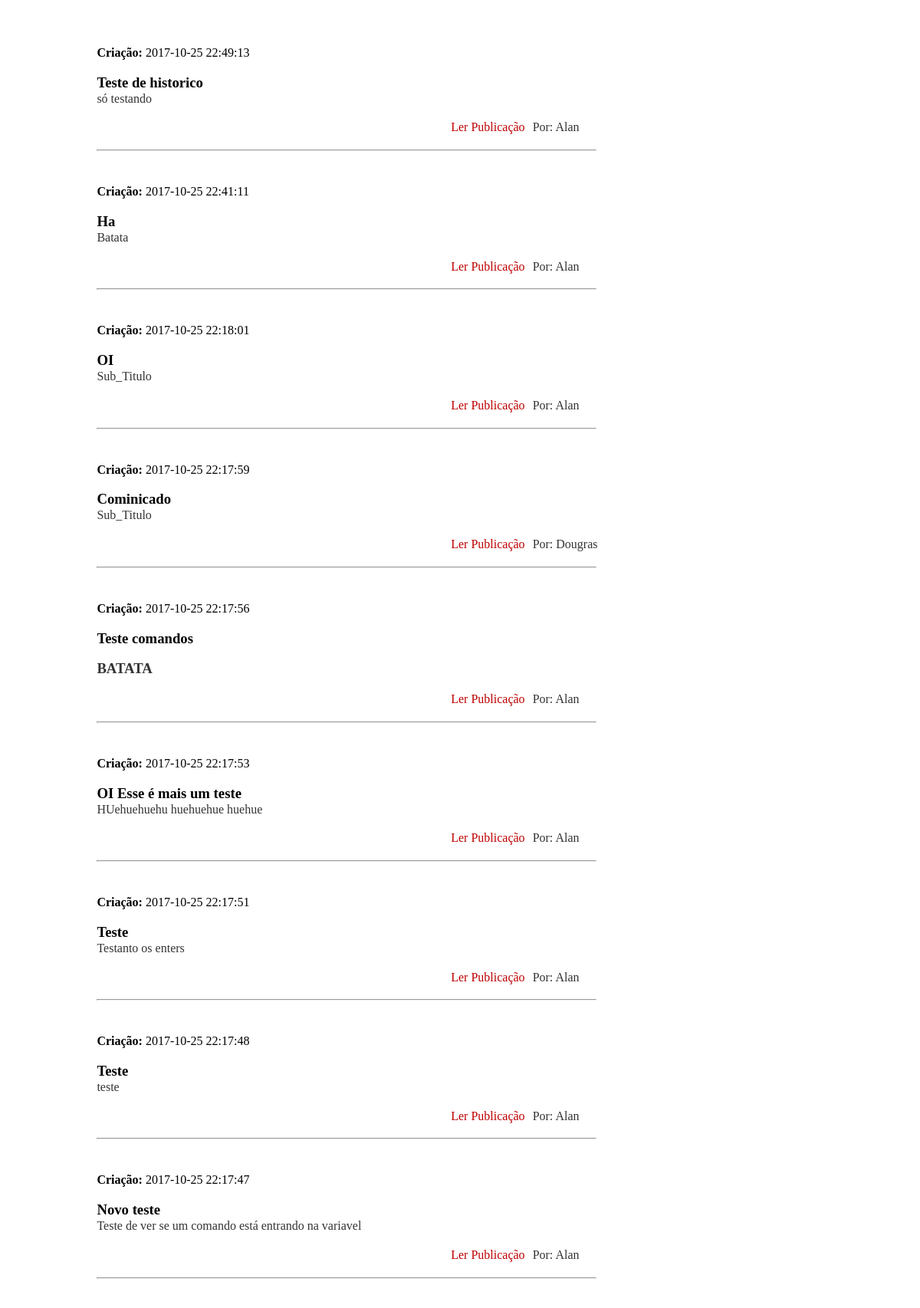
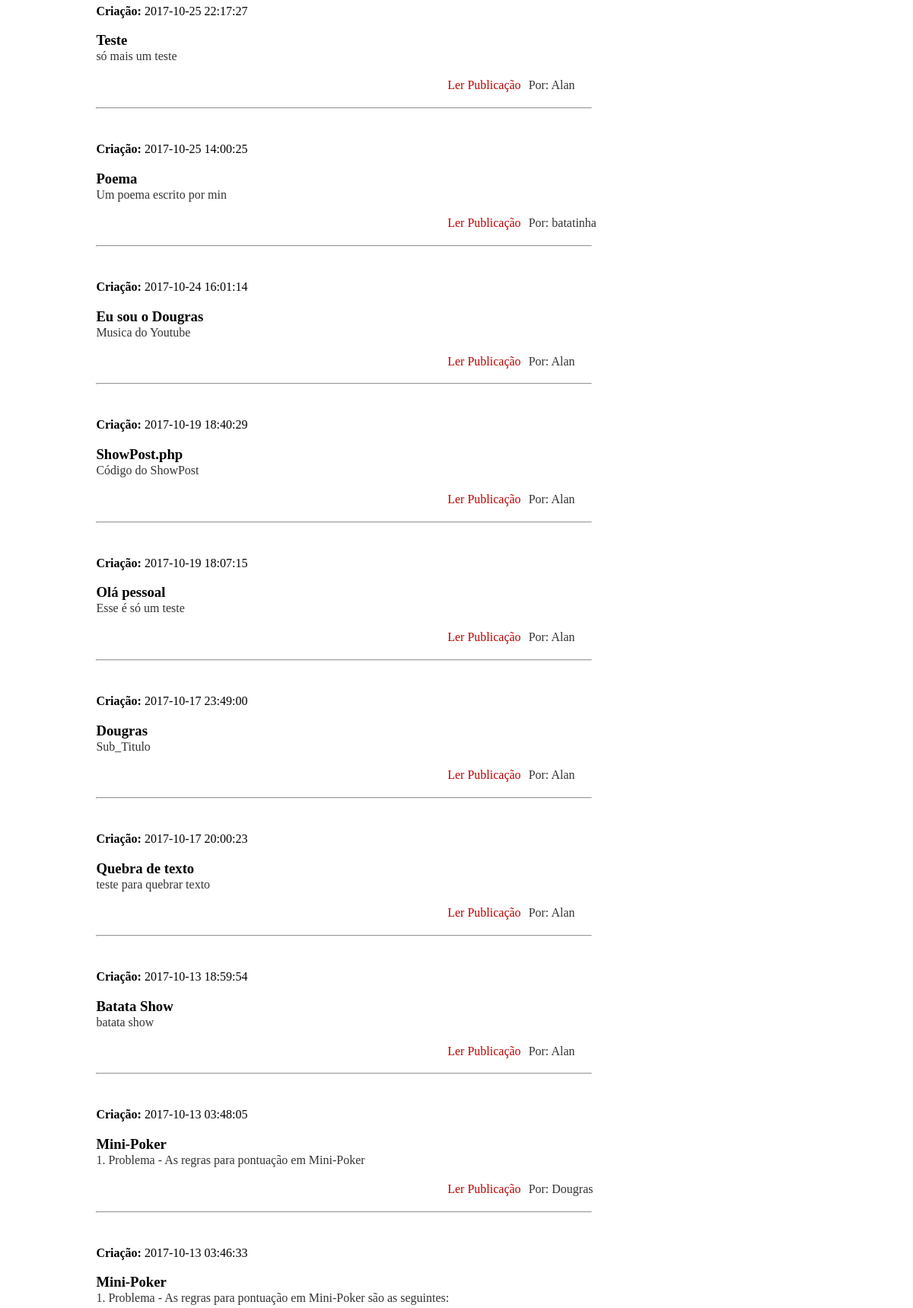
The app's page /Funcoes/posts.php (upper part) with its own data (2 pictures, top to bottom).
### tables this page shows
CREATE TABLE IF NOT EXISTS `post` (
  `usuario_id` int(11) NOT NULL,
  `Titulo` varchar(100) NOT NULL,
  `Descricao` varchar(200) NOT NULL,
  `post` text NOT NULL,
  `creation_time` datetime NOT NULL,
  `ult_usuario_id` int(11) NOT NULL,
  `status` int(11) NOT NULL,
  `id` int(11) NOT NULL AUTO_INCREMENT,
  PRIMARY KEY (`id`),
  KEY `usuario_id` (`usuario_id`),
  KEY `ult_usuario_id` (`ult_usuario_id`)
);

CREATE TABLE IF NOT EXISTS `usuario` (
  `nome` varchar(250) NOT NULL,
  `tipo` int(11) NOT NULL,
  `senha` varchar(250) NOT NULL,
  `id` int(11) NOT NULL AUTO_INCREMENT,
  `status` int(11) NOT NULL,
  `ult_alt` datetime DEFAULT NULL,
  `alt_usuario_id` int(11) NOT NULL,
  PRIMARY KEY (`id`),
  KEY `alt_usuario_id` (`alt_usuario_id`)
);

### Funcoes/posts.php (the view, shortened to what this page needs)
<link type="text/css" rel="stylesheet" media="screen" href="funcoes/estilos.css" />
<?php
    function posts()
    {
        echo "<div>";
        try {
            $user = 'root';
            $pass = '';
            $dbh = new PDO('mysql:host=localhost;dbname=blog', $user, $pass, array(PDO::MYSQL_ATTR_INIT_COMMAND => "SET NAMES 'utf8'"));
            foreach($dbh->query('SELECT post.post, post.creation_time, usuario.nome, post.Titulo, post.Descricao, post.id as post_id
                                FROM usuario
                                INNER JOIN post
                                ON usuario.id = post.usuario_id
                                WHERE post.status = 1
                                ORDER BY post.creation_time DESC;'
                                ) as $row)
            {
                $path = "Funcoes/ShowPost.php";
                $path = $path."?id=".$row['post_id'];
                $path = "'{$path}'";
                echo '<div style="width: 55%; margin: 0 0 10px 10%;">';
                echo '<div style="width: 90%;"> <p ><h4 style="display: inline;">Criação: </h4> '.$row['creation_time']."</div> ";
                echo '<div style="width: 90%;"> <h3 style="margin-bottom: 1px;">'.$row['Titulo']."</h3></div> ";;
                echo '<div class="desc" style="width: 90%;"> '.$row['Descricao']."</div> ";
                echo '<div class="desc" style="width: 90%; margin-left: 70%;" > <a class="publicacao" href="#" onclick="abrirPag('.$path.');">Ler Publicação</a> Por: '.$row['nome']."</div> ";
                echo "<hr>";
                echo "</div>";
                echo "<br>";
            }
            } catch (PDOException $e) {
                print "Error!: " . $e->getMessage() . "<br/>";
                die();
            }
        echo "</div>";
    }
    posts();
?>

### Funcoes/estilos.css (style rules this page uses)
hr { background-color: red; color: red; }
.desc { font-size: 16px; font-weight: 300; font-style: normal; font-stretch: normal; line-height: 1.11; color: #333; margin: 0 0 20px 0; }
.publicacao { text-decoration: none; color: rgb(190, 0, 0); margin: 0px 6px 0px 6px; }

### records on screen
post: creation_time "2017-10-25 22:49:13", Titulo "Teste de historico", Descricao "só testando", usuario.nome "Alan"
post: creation_time "2017-10-25 22:41:11", Titulo "Ha", Descricao "Batata", usuario.nome "Alan"
post: creation_time "2017-10-25 22:18:01", Titulo "OI", Descricao "Sub_Titulo", usuario.nome "Alan"
post: creation_time "2017-10-25 22:17:59", Titulo "Cominicado", Descricao "Sub_Titulo", usuario.nome "Dougras"
post: creation_time "2017-10-25 22:17:56", Titulo "Teste comandos", Descricao "BATATA", usuario.nome "Alan"
post: creation_time "2017-10-25 22:17:53", Titulo "OI Esse é mais um teste", Descricao "HUehuehuehu huehuehue huehue", usuario.nome "Alan"
post: creation_time "2017-10-25 22:17:51", Titulo "Teste", Descricao "Testanto os enters", usuario.nome "Alan"
post: creation_time "2017-10-25 22:17:48", Titulo "Teste", Descricao "teste", usuario.nome "Alan"
post: creation_time "2017-10-25 22:17:47", Titulo "Novo teste", Descricao "Teste de ver se um comando está entrando na variavel", usuario.nome "Alan"
post: creation_time "2017-10-25 22:17:27", Titulo "Teste", Descricao "só mais um teste", usuario.nome "Alan"
post: creation_time "2017-10-25 14:00:25", Titulo "Poema", Descricao "Um poema escrito por min", usuario.nome "batatinha"
post: creation_time "2017-10-24 16:01:14", Titulo "Eu sou o Dougras", Descricao "Musica do Youtube", usuario.nome "Alan"
post: creation_time "2017-10-19 18:40:29", Titulo "ShowPost.php", Descricao "Código do ShowPost", usuario.nome "Alan"
post: creation_time "2017-10-19 18:07:15", Titulo "Olá pessoal", Descricao "Esse é só um teste", usuario.nome "Alan"
post: creation_time "2017-10-17 23:49:00", Titulo "Dougras", Descricao "Sub_Titulo", usuario.nome "Alan"
post: creation_time "2017-10-17 20:00:23", Titulo "Quebra de texto", Descricao "teste para quebrar texto", usuario.nome "Alan"
post: creation_time "2017-10-13 18:59:54", Titulo "Batata Show", Descricao "batata show", usuario.nome "Alan"
post: creation_time "2017-10-13 03:48:05", Titulo "Mini-Poker", Descricao "1. Problema - As regras para pontuação em Mini-Poker", usuario.nome "Dougras"
post: creation_time "2017-10-13 03:46:33", Titulo "Mini-Poker", Descricao "1. Problema - As regras para pontuação em Mini-Poker são as seguintes:"
